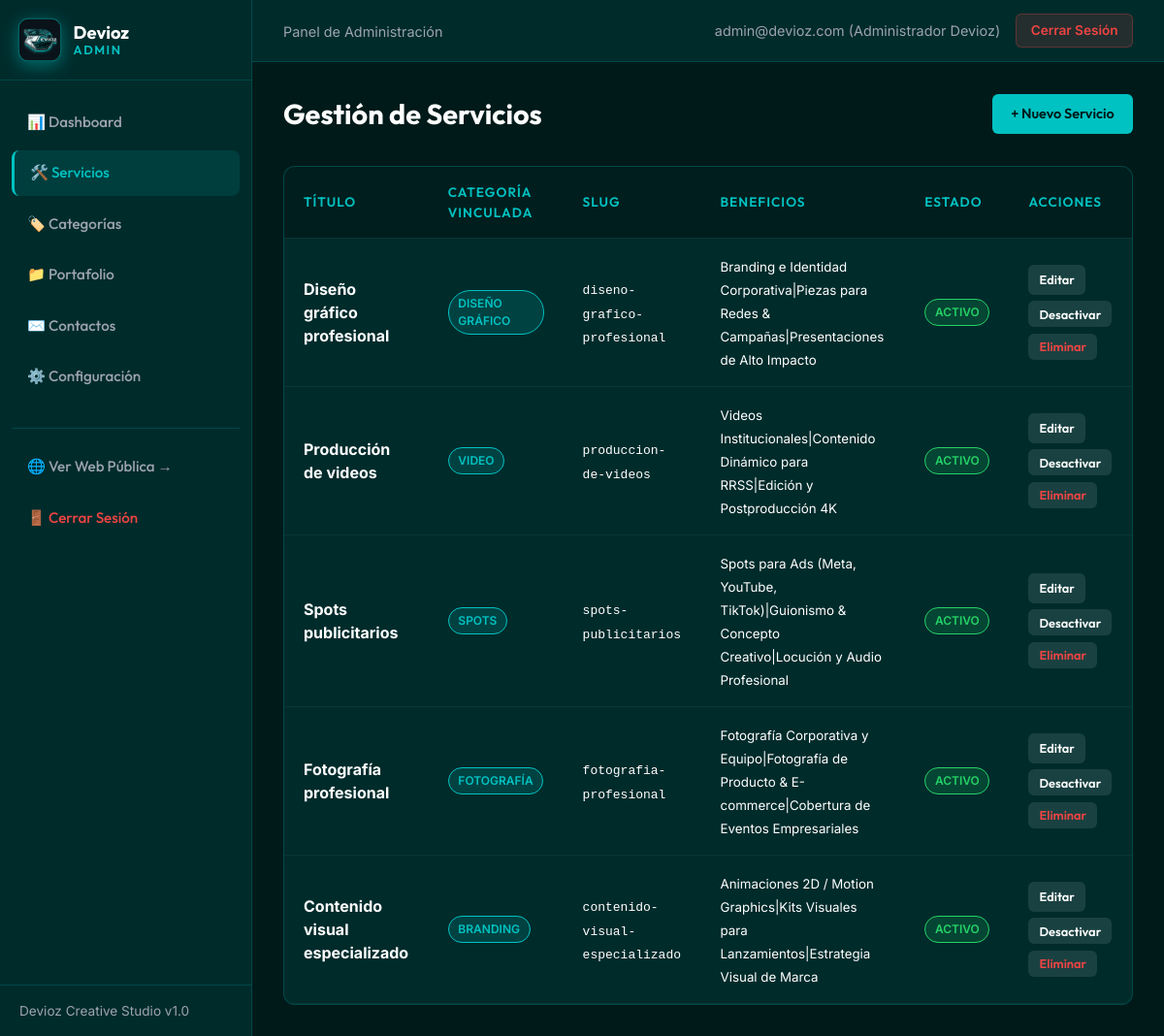
/admin/servicios.php (signed in), run on the app's committed database.
### tables this page shows
CREATE TABLE `servicios` (
  `id` INT AUTO_INCREMENT PRIMARY KEY,
  `categoria_id` INT NULL,
  `titulo` VARCHAR(150) NOT NULL,
  `slug` VARCHAR(180) NOT NULL UNIQUE,
  `descripcion` TEXT NOT NULL,
  `imagen` VARCHAR(255) NULL,
  `beneficios` TEXT NULL COMMENT 'Beneficios separados por pipe (|)',
  `estado` TINYINT DEFAULT 1 COMMENT '1: Activo, 0: Inactivo',
  `creado_en` TIMESTAMP DEFAULT CURRENT_TIMESTAMP,
  KEY `idx_servicios_categoria` (`categoria_id`),
  KEY `idx_servicios_estado` (`estado`),
  CONSTRAINT `fk_servicios_categorias` 
    FOREIGN KEY (`categoria_id`) 
    REFERENCES `categorias` (`id`) 
    ON DELETE SET NULL 
    ON UPDATE CASCADE
);

CREATE TABLE `categorias` (
  `id` INT AUTO_INCREMENT PRIMARY KEY,
  `nombre` VARCHAR(100) NOT NULL,
  `slug` VARCHAR(120) NOT NULL UNIQUE,
  `estado` TINYINT DEFAULT 1 COMMENT '1: Activo, 0: Inactivo',
  `creado_en` TIMESTAMP DEFAULT CURRENT_TIMESTAMP,
  KEY `idx_categorias_estado` (`estado`)
);

### admin/includes/auth.php (called while the page is built, shortened)
<?php
$currentUser = $_SESSION['admin_user'];

### backend/helpers/validation.php (called while the page is built, shortened)
<?php
function sanitizeText($data) {
    return htmlspecialchars(trim($data), ENT_QUOTES, 'UTF-8');
}

### admin/servicios.php (the view, shortened to what this page needs)
<?php
require_once __DIR__ . '/includes/auth.php';
require_once __DIR__ . '/../backend/helpers/validation.php';
$pdo = getPDOConnection();
$action = sanitizeText($_GET['action'] ?? 'list');
$editService = null;
$stmtList = $pdo->query("
    SELECT s.*, c.nombre AS categoria_nombre
    FROM servicios s
    LEFT JOIN categorias c ON s.categoria_id = c.id
    ORDER BY s.id ASC
");
$services = $stmtList->fetchAll();
$categories = $pdo->query("SELECT id, nombre FROM categorias WHERE estado = 1 ORDER BY id ASC")->fetchAll();
require_once __DIR__ . '/includes/header.php';
?>
<div class="page-title-box">
  <h1 class="page-title">Gestión de Servicios</h1>
  <?php if ($action === 'list'): ?>
    <a href="servicios.php?action=create" class="btn-admin btn-admin-primary">+ Nuevo Servicio</a>
  <?php else: ?>
    <a href="servicios.php" class="btn-admin btn-admin-secondary">&larr; Volver a la Lista</a>
  <?php endif; ?>
</div>
<?php if ($action === 'create' || $action === 'edit'): ?>
  <div class="admin-card">
    <h2 style="font-family: var(--font-heading); margin-bottom: 1.5rem;">
      <?php echo $editService ? 'Editar Servicio #' . $editService['id'] : 'Crear Nuevo Servicio'; ?>
    </h2>
    <form method="POST" action="servicios.php">
      <?php csrfField(); ?>
      <input type="hidden" name="action" value="save">
      <?php if ($editService): ?>
        <input type="hidden" name="id" value="<?php echo $editService['id']; ?>">
      <?php endif; ?>
      <div class="form-grid">
        <div class="form-group-admin">
          <label for="titulo">Título del Servicio *</label>
          <input type="text" id="titulo" name="titulo" class="form-control-admin" maxlength="150" required value="<?php echo htmlspecialchars($editService['titulo'] ?? ''); ?>">
        </div>
        <div class="form-group-admin">
          <label for="slug">Slug URL *</label>
          <input type="text" id="slug" name="slug" class="form-control-admin" maxlength="180" placeholder="ej-diseno-grafico" required value="<?php echo htmlspecialchars($editService['slug'] ?? ''); ?>">
          <small style="color: var(--devioz-gray); font-size: 0.8rem;">Solo letras minúsculas, números y guiones.</small>
        </div>
        <div class="form-group-admin">
          <label for="categoria_id">Categoría del Portafolio Vinculada</label>
          <select id="categoria_id" name="categoria_id" class="form-control-admin">
            <option value="">-- Sin categoría vinculada --</option>
            <?php foreach ($categories as $cat): ?>
              <option value="<?php echo $cat['id']; ?>" <?php echo (isset($editService['categoria_id']) && $editService['categoria_id'] == $cat['id']) ? 'selected' : ''; ?>>
                <?php echo htmlspecialchars($cat['nombre']); ?>
              </option>
            <?php endforeach; ?>
          </select>
          <small style="color: var(--devioz-gray); font-size: 0.8rem;">Relación formal con las categorías de la base de datos.</small>
        </div>
        <div class="form-group-admin">
          <label for="imagen">Ruta Imagen / Icono</label>
          <input type="text" id="imagen" name="imagen" class="form-control-admin" maxlength="255" value="<?php echo htmlspecialchars($editService['imagen'] ?? 'assets/img/services/diseno-grafico.svg'); ?>">
        </div>
        <div class="form-group-admin full">
          <label for="descripcion">Descripción *</label>
          <textarea id="descripcion" name="descripcion" class="form-control-admin" maxlength="5000" required><?php echo htmlspecialchars($editService['descripcion'] ?? ''); ?></textarea>
        </div>
        <div class="form-group-admin full">
          <label for="beneficios">Beneficios (Separados por pipe |)</label>
          <input type="text" id="beneficios" name="beneficios" class="form-control-admin" maxlength="1000" placeholder="Beneficio 1|Beneficio 2|Beneficio 3" value="<?php echo htmlspecialchars($editService['beneficios'] ?? ''); ?>">
        </div>
        <div class="form-group-admin full">
          <label style="display: flex; align-items: center; gap: 0.5rem; cursor: pointer;">
            <input type="checkbox" name="estado" value="1" <?php echo (!isset($editService) || $editService['estado'] == 1) ? 'checked' : ''; ?>>
            <span>Servicio Activo (Visible en la web pública)</span>
          </label>
        </div>
      </div>
      <div style="margin-top: 1.5rem; display: flex; gap: 1rem;">
        <button type="submit" class="btn-admin btn-admin-primary">Guardar Servicio</button>
        <a href="servicios.php" class="btn-admin btn-admin-secondary">Cancelar</a>
      </div>
    </form>
  </div>
<?php else: ?>
  <div class="table-container">
    <table class="admin-table">
      <thead>
        <tr>
          <th>Título</th>
          <th>Categoría Vinculada</th>
          <th>Slug</th>
          <th>Beneficios</th>
          <th>Estado</th>
          <th>Acciones</th>
        </tr>
      </thead>
      <tbody>
        <?php foreach ($services as $s): ?>
          <tr>
            <td><strong><?php echo htmlspecialchars($s['titulo']); ?></strong></td>
            <td>
              <?php if (!empty($s['categoria_nombre'])): ?>
                <span class="badge badge-info"><?php echo htmlspecialchars($s['categoria_nombre']); ?></span>
              <?php else: ?>
                <span style="color: var(--devioz-gray);">-</span>
              <?php endif; ?>
            </td>
            <td><code><?php echo htmlspecialchars($s['slug']); ?></code></td>
            <td><small><?php echo htmlspecialchars($s['beneficios']); ?></small></td>
            <td>
              <?php if ($s['estado'] == 1): ?>
                <span class="badge badge-success">Activo</span>
              <?php else: ?>
                <span class="badge badge-danger">Inactivo</span>
              <?php endif; ?>
            </td>
            <td>
              <div class="table-actions">
                <a href="servicios.php?action=edit&id=<?php echo $s['id']; ?>" class="btn-admin btn-admin-secondary btn-admin-sm">Editar</a>
                <form method="POST" action="servicios.php" class="inline-form">
                  <button type="submit" class="btn-admin btn-admin-secondary btn-admin-sm" title="Alternar visibilidad">
                    <?php echo $s['estado'] == 1 ? 'Desactivar' : 'Activar'; ?>
                  </button>
                </form>
                <form method="POST" action="servicios.php" class="inline-form" onsubmit="return confirm('¿Está seguro de eliminar definitivamente este servicio?');">
                  <button type="submit" class="btn-admin btn-admin-secondary btn-admin-sm" style="color: var(--devioz-danger);" title="Eliminar servicio">Eliminar</button>
                </form>
              </div>
            </td>
          </tr>
        <?php endforeach; ?>
      </tbody>
    </table>
  </div>
<?php endif; ?>
<?php require_once __DIR__ . '/includes/footer.php'; ?>

### admin/includes/header.php (shortened to what this page needs)
<?php
require_once __DIR__ . '/auth.php';
?>
<!DOCTYPE html>
<html lang="es">
<head>
  <link rel="stylesheet" href="assets/css/admin.css">
</head>
<body>
<?php require_once __DIR__ . '/sidebar.php'; ?>
<div class="main-wrapper">
  <header class="top-navbar">
    <div class="brand">
      <span style="color: var(--devioz-gray); font-size: 0.9rem;">Panel de Administración</span>
    </div>
    <div class="user-info">
      <span class="user-email"><?php echo htmlspecialchars($currentUser['email']); ?> (<?php echo htmlspecialchars($currentUser['nombre']); ?>)</span>
      <a href="logout.php" class="btn-logout">Cerrar Sesión</a>
    </div>
  </header>
  <main class="content">

### admin/includes/sidebar.php
<?php
$currentPage = basename($_SERVER['PHP_SELF']);
?>
<aside class="sidebar">
  <div class="sidebar-header">
    <img src="assets/img/logo-devioz-3d.jpg" alt="Devioz Logo 3D" class="sidebar-logo-3d">
    <div class="sidebar-brand-text">
      Devioz <span>Admin</span>
    </div>
  </div>
  <ul class="sidebar-menu">
    <li>
      <a href="dashboard.php" class="<?php echo $currentPage === 'dashboard.php' ? 'active' : ''; ?>">
        📊 Dashboard
      </a>
    </li>
    <li>
      <a href="servicios.php" class="<?php echo $currentPage === 'servicios.php' ? 'active' : ''; ?>">
        🛠️ Servicios
      </a>
    </li>
    <li>
      <a href="categorias.php" class="<?php echo $currentPage === 'categorias.php' ? 'active' : ''; ?>">
        🏷️ Categorías
      </a>
    </li>
    <li>
      <a href="proyectos.php" class="<?php echo $currentPage === 'proyectos.php' ? 'active' : ''; ?>">
        📁 Portafolio
      </a>
    </li>
    <li>
      <a href="contactos.php" class="<?php echo $currentPage === 'contactos.php' ? 'active' : ''; ?>">
        ✉️ Contactos
      </a>
    </li>
    <li>
      <a href="configuracion.php" class="<?php echo $currentPage === 'configuracion.php' ? 'active' : ''; ?>">
        ⚙️ Configuración
      </a>
    </li>
    <li style="margin-top: 1.5rem; border-top: 1px solid var(--devioz-border); padding-top: 1rem;">
      <a href="../frontend/index.html" target="_blank">
        🌐 Ver Web Pública &rarr;
      </a>
    </li>
    <li>
      <a href="logout.php" style="color: var(--devioz-danger);">
        🚪 Cerrar Sesión
      </a>
    </li>
  </ul>
  <div class="sidebar-footer">
    Devioz Creative Studio v1.0
  </div>
</aside>

### admin/includes/footer.php (shortened to what this page needs)
  </main>
</div>
</body>
</html>

### data on the page
servicios: titulo "Diseño gráfico profesional", categoria.nombre "DISEÑO GRÁFICO", slug "diseno-grafico-profesional", beneficios "Branding e Identidad Corporativa|Piezas para Redes & Campañas|Presentaciones de Alto Impacto", estado "ACTIVO"
servicios: titulo "Producción de videos", categoria.nombre "VIDEO", slug "produccion-de-videos", beneficios "Videos Institucionales|Contenido Dinámico para RRSS|Edición y Postproducción 4K", estado "ACTIVO"
servicios: titulo "Spots publicitarios", categoria.nombre "SPOTS", slug "spots-publicitarios", beneficios "Spots para Ads (Meta, YouTube, TikTok)|Guionismo & Concepto Creativo|Locución y Audio Profesional", estado "ACTIVO"
servicios: titulo "Fotografía profesional", categoria.nombre "FOTOGRAFÍA", slug "fotografia-profesional", beneficios "Fotografía Corporativa y Equipo|Fotografía de Producto & E-commerce|Cobertura de Eventos Empresariales", estado "ACTIVO"
servicios: titulo "Contenido visual especializado", categoria.nombre "BRANDING", slug "contenido-visual-especializado", beneficios "Animaciones 2D / Motion Graphics|Kits Visuales para Lanzamientos|Estrategia Visual de Marca", estado "ACTIVO"

### other printed values
$currentUser['email'] "admin@devioz.com"
$currentUser['nombre'] "Administrador Devioz"
